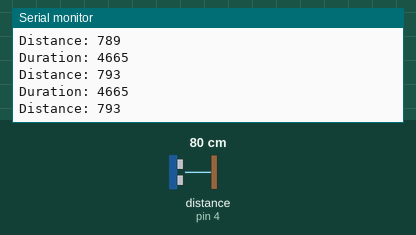
Simulated run of this sketch. Board: Arduino Uno, built with avr-gcc and run on an emulated ATmega328P. On the bench: the last lines printed to the serial monitor. Wiring (inferred from the names in the program): ultrasonic range finder: trigger pin 3; echo pin 4. Inputs (shaded band) come from the test bench; at power-on: distance to the obstacle (sensor on pin 4) 80 cm. The echo pulse lasts 58.3 µs per cm.

Above: at 1.3 s.
1.4 s: distance to the obstacle (sensor on pin 4) set to 2 cm
At 1.82 s:
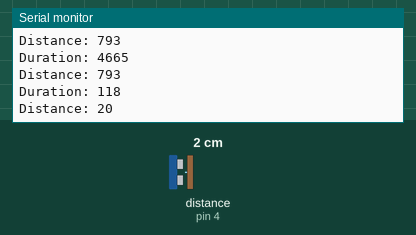
2.9 s: distance to the obstacle (sensor on pin 4) set to 4 cm
At 3.33 s:
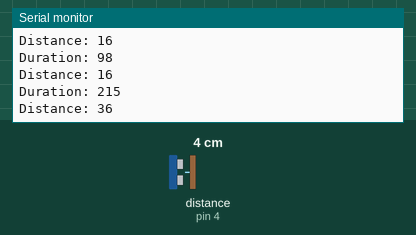
Timing chart, 0 to 5.9 s (numbered marks = the images above; inputs shaded):
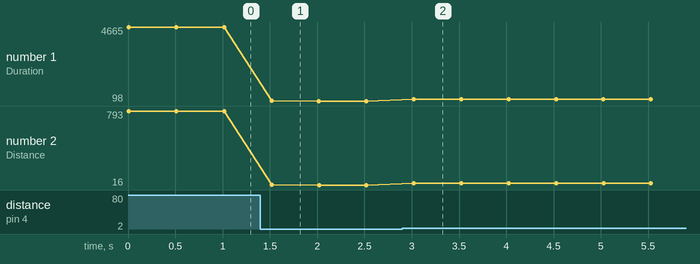

Measured:
- after the input at 1.4 s, the serial monitor: prints a new line after 0.12 s (image 1)
- after the input at 2.9 s, the serial monitor: prints a new line after 0.12 s (image 2)
- plotted number 1: 4665 → 98 after the input at 1.4 s, 98 → 215 after the input at 2.9 s
- plotted number 2: 793 → 16 after the input at 1.4 s, 16 → 36 after the input at 2.9 s

The sketch:

sonar1.ino
```cpp
#define TRIG1 3 // 초음파 센서 1번 TRIG 핀 번호
#define ECHO1 4 // 초음파 센서 1번 ECHO 핀 번호

void setup(){
  pinMode(TRIG1, OUTPUT);
  pinMode(ECHO1, INPUT);

  Serial.begin(115200); //통신속도를 11520으로 정의함
}
long sonar1(void) // 초음파 센서 1번 측정 함수
{
  long duration, distance;
  digitalWrite(TRIG1, HIGH);
  delayMicroseconds(10);
  digitalWrite(TRIG1, LOW);
  duration = pulseIn(ECHO1, HIGH);
  distance = ( (float)(340*duration)/1000)/2;

  return distance;
}
void loop()
{
  long duration, distance;
  digitalWrite(TRIG1, HIGH);
  delayMicroseconds(10);
  digitalWrite(TRIG1, LOW);
  duration = pulseIn(ECHO1, HIGH);
  distance = ( (float)(340*duration)/1000)/2;
  Serial.print("Duration: ");
  Serial.println(duration);
  Serial.print("Distance: ");
  Serial.println(distance);
  delay(500);

}
```
